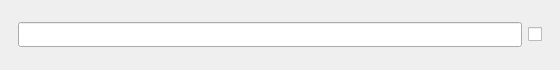
<?xml version="1.0" encoding="UTF-8"?>
<ui version="4.0">
 <class>MainWindow</class>
 <widget class="QMainWindow" name="MainWindow">
  <property name="geometry">
   <rect>
    <x>0</x>
    <y>0</y>
    <width>560</width>
    <height>70</height>
   </rect>
  </property>
  <property name="sizePolicy">
   <sizepolicy hsizetype="Preferred" vsizetype="Minimum">
    <horstretch>0</horstretch>
    <verstretch>1</verstretch>
   </sizepolicy>
  </property>
  <property name="minimumSize">
   <size>
    <width>560</width>
    <height>70</height>
   </size>
  </property>
  <property name="maximumSize">
   <size>
    <width>560</width>
    <height>600</height>
   </size>
  </property>
  <property name="font">
   <font>
    <family>Inter Light</family>
    <pointsize>10</pointsize>
   </font>
  </property>
  <property name="contextMenuPolicy">
   <enum>Qt::NoContextMenu</enum>
  </property>
  <property name="windowTitle">
   <string>Buo Prototype</string>
  </property>
  <property name="windowIcon">
   <iconset>
    <normaloff>../../../../Pictures/Link to Pictures/155410143_3717931704964661_1567340756741086546_n.jpg</normaloff>../../../../Pictures/Link to Pictures/155410143_3717931704964661_1567340756741086546_n.jpg</iconset>
  </property>
  <widget class="QWidget" name="centralwidget">
   <layout class="QGridLayout" name="gridLayout_3">
    <item row="0" column="0">
     <widget class="QStackedWidget" name="page_stack">
      <property name="sizePolicy">
       <sizepolicy hsizetype="MinimumExpanding" vsizetype="Minimum">
        <horstretch>0</horstretch>
        <verstretch>0</verstretch>
       </sizepolicy>
      </property>
      <property name="contextMenuPolicy">
       <enum>Qt::NoContextMenu</enum>
      </property>
      <property name="autoFillBackground">
       <bool>false</bool>
      </property>
      <property name="lineWidth">
       <number>0</number>
      </property>
      <property name="currentIndex">
       <number>0</number>
      </property>
      <widget class="QWidget" name="no_items_page">
       <layout class="QGridLayout" name="gridLayout_2">
        <item row="0" column="0">
         <layout class="QHBoxLayout" name="horizontalLayout_2">
          <item>
           <widget class="QLineEdit" name="cache_query_2">
            <property name="contextMenuPolicy">
             <enum>Qt::NoContextMenu</enum>
            </property>
           </widget>
          </item>
          <item>
           <widget class="QCheckBox" name="checkBox_2">
            <property name="text">
             <string/>
            </property>
           </widget>
          </item>
         </layout>
        </item>
       </layout>
      </widget>
      <widget class="QWidget" name="page_2">
       <layout class="QVBoxLayout" name="verticalLayout">
        <item>
         <layout class="QHBoxLayout" name="horizontalLayout">
          <item>
           <widget class="QLineEdit" name="cache_query">
            <property name="contextMenuPolicy">
             <enum>Qt::NoContextMenu</enum>
            </property>
            <property name="maxLength">
             <number>150</number>
            </property>
            <property name="frame">
             <bool>true</bool>
            </property>
            <property name="alignment">
             <set>Qt::AlignCenter</set>
            </property>
            <property name="placeholderText">
             <string>search</string>
            </property>
            <property name="clearButtonEnabled">
             <bool>true</bool>
            </property>
           </widget>
          </item>
          <item>
           <widget class="QCheckBox" name="checkBox">
            <property name="text">
             <string/>
            </property>
           </widget>
          </item>
         </layout>
        </item>
        <item>
         <widget class="QLabel" name="top_cached_widget">
          <property name="sizePolicy">
           <sizepolicy hsizetype="Preferred" vsizetype="MinimumExpanding">
            <horstretch>0</horstretch>
            <verstretch>2</verstretch>
           </sizepolicy>
          </property>
          <property name="cursor">
           <cursorShape>PointingHandCursor</cursorShape>
          </property>
          <property name="focusPolicy">
           <enum>Qt::WheelFocus</enum>
          </property>
          <property name="contextMenuPolicy">
           <enum>Qt::NoContextMenu</enum>
          </property>
          <property name="autoFillBackground">
           <bool>true</bool>
          </property>
          <property name="lineWidth">
           <number>0</number>
          </property>
          <property name="text">
           <string/>
          </property>
          <property name="textFormat">
           <enum>Qt::MarkdownText</enum>
          </property>
          <property name="openExternalLinks">
           <bool>true</bool>
          </property>
          <property name="textInteractionFlags">
           <set>Qt::LinksAccessibleByKeyboard|Qt::LinksAccessibleByMouse</set>
          </property>
         </widget>
        </item>
        <item>
         <widget class="QScrollArea" name="scrollArea">
          <property name="sizePolicy">
           <sizepolicy hsizetype="Expanding" vsizetype="MinimumExpanding">
            <horstretch>0</horstretch>
            <verstretch>9</verstretch>
           </sizepolicy>
          </property>
          <property name="frameShape">
           <enum>QFrame::Box</enum>
          </property>
          <property name="horizontalScrollBarPolicy">
           <enum>Qt::ScrollBarAlwaysOff</enum>
          </property>
          <property name="sizeAdjustPolicy">
           <enum>QAbstractScrollArea::AdjustToContents</enum>
          </property>
          <property name="widgetResizable">
           <bool>true</bool>
          </property>
          <property name="alignment">
           <set>Qt::AlignCenter</set>
          </property>
          <widget class="QWidget" name="scrollAreaWidgetContents">
           <property name="geometry">
            <rect>
             <x>0</x>
             <y>0</y>
             <width>518</width>
             <height>78</height>
            </rect>
           </property>
           <layout class="QGridLayout" name="gridLayout">
            <item row="1" column="1">
             <widget class="QListView" name="cache_hit_list">
              <property name="contextMenuPolicy">
               <enum>Qt::NoContextMenu</enum>
              </property>
              <property name="autoFillBackground">
               <bool>false</bool>
              </property>
              <property name="frameShape">
               <enum>QFrame::HLine</enum>
              </property>
              <property name="frameShadow">
               <enum>QFrame::Plain</enum>
              </property>
              <property name="lineWidth">
               <number>0</number>
              </property>
             </widget>
            </item>
           </layout>
          </widget>
         </widget>
        </item>
       </layout>
      </widget>
     </widget>
    </item>
   </layout>
  </widget>
 </widget>
 <resources/>
 <connections/>
</ui>
